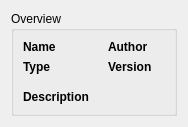
<?xml version="1.0" encoding="UTF-8"?>
<ui version="4.0">
 <class>EffectWidget</class>
 <widget class="QWidget" name="EffectWidget">
  <property name="geometry">
   <rect>
    <x>0</x>
    <y>0</y>
    <width>180</width>
    <height>112</height>
   </rect>
  </property>
  <property name="sizePolicy">
   <sizepolicy hsizetype="Minimum" vsizetype="Minimum">
    <horstretch>0</horstretch>
    <verstretch>0</verstretch>
   </sizepolicy>
  </property>
  <property name="windowTitle">
   <string>Form</string>
  </property>
  <layout class="QVBoxLayout" name="verticalLayout">
   <item>
    <widget class="QGroupBox" name="groupBox">
     <property name="sizePolicy">
      <sizepolicy hsizetype="Minimum" vsizetype="Minimum">
       <horstretch>0</horstretch>
       <verstretch>0</verstretch>
      </sizepolicy>
     </property>
     <property name="title">
      <string>Overview</string>
     </property>
     <layout class="QGridLayout" name="gridLayout">
      <item row="0" column="0">
       <widget class="QLabel" name="nameLabel">
        <property name="font">
         <font>
          <weight>75</weight>
          <bold>true</bold>
         </font>
        </property>
        <property name="text">
         <string>Name</string>
        </property>
       </widget>
      </item>
      <item row="0" column="1">
       <widget class="QLabel" name="nameValueLabel">
        <property name="text">
         <string/>
        </property>
       </widget>
      </item>
      <item row="0" column="2">
       <widget class="QLabel" name="authorLabel">
        <property name="font">
         <font>
          <weight>75</weight>
          <bold>true</bold>
         </font>
        </property>
        <property name="text">
         <string>Author</string>
        </property>
       </widget>
      </item>
      <item row="0" column="3">
       <widget class="ExtendedLabel" name="authorValueLabel">
        <property name="text">
         <string/>
        </property>
       </widget>
      </item>
      <item row="1" column="0">
       <widget class="QLabel" name="typeLabel">
        <property name="font">
         <font>
          <weight>75</weight>
          <bold>true</bold>
         </font>
        </property>
        <property name="text">
         <string>Type</string>
        </property>
       </widget>
      </item>
      <item row="1" column="1">
       <widget class="QLabel" name="typeValueLabel">
        <property name="text">
         <string/>
        </property>
       </widget>
      </item>
      <item row="1" column="2">
       <widget class="QLabel" name="versionLabel">
        <property name="font">
         <font>
          <weight>75</weight>
          <bold>true</bold>
         </font>
        </property>
        <property name="text">
         <string>Version</string>
        </property>
       </widget>
      </item>
      <item row="1" column="3">
       <widget class="QLabel" name="versionValueLabel">
        <property name="text">
         <string/>
        </property>
       </widget>
      </item>
      <item row="3" column="0">
       <widget class="QLabel" name="descLabel">
        <property name="font">
         <font>
          <weight>75</weight>
          <bold>true</bold>
         </font>
        </property>
        <property name="text">
         <string>Description</string>
        </property>
        <property name="wordWrap">
         <bool>false</bool>
        </property>
       </widget>
      </item>
      <item row="3" column="1" colspan="3">
       <widget class="QLabel" name="descValueLabel">
        <property name="text">
         <string/>
        </property>
        <property name="wordWrap">
         <bool>true</bool>
        </property>
       </widget>
      </item>
      <item row="2" column="0">
       <spacer name="verticalSpacer">
        <property name="orientation">
         <enum>Qt::Vertical</enum>
        </property>
        <property name="sizeType">
         <enum>QSizePolicy::Fixed</enum>
        </property>
        <property name="sizeHint" stdset="0">
         <size>
          <width>0</width>
          <height>10</height>
         </size>
        </property>
       </spacer>
      </item>
     </layout>
    </widget>
   </item>
  </layout>
 </widget>
 <customwidgets>
  <customwidget>
   <class>ExtendedLabel</class>
   <extends>QLabel</extends>
   <header>Gui/widgets/ExtendedLabel.h</header>
  </customwidget>
 </customwidgets>
 <resources/>
 <connections/>
</ui>
